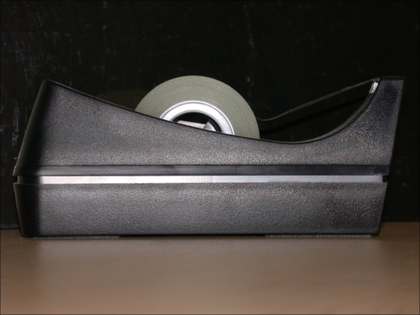
%> input picture Hough/tape.png, 420 x 315 px, shrunk from 512 x 384 before the run
$ octave test.m   (GNU Octave 9; MATLAB toolbox functions it lacks are replaced by stand-ins)
%> lines starting %> are read from the running program, lines starting %| are printed output that depends on the picture; in (x1, y1, x2, y2) boxes, pixels count from 0 and x2, y2 are one past the last pixel; in counts of white or black regions, pixels touching at a corner belong together; the program's own positions count from 1
### Hough/my_imfindcircles.m
% degree: from 0 to 1 - the least number of points required for a circle
% range: how many pixel-error can be stood for a circle
function parameters = my_imfindcircles(img, degree, range)
    min_radius = 48;
    max_radius = 80;
    step_radius = 1;
    step_angle = 0.02;
    % prepare relevant parameters
    [height,length] = size(img);
    [row, column] = find(img);
    radius_split = round((max_radius - min_radius) / step_radius) + 1;
    angle_split = round(2 * pi / step_angle);

    % prepare and get hough space
    hough_space = zeros(height, length, radius_split);
    point_num = size(row, 1);

    % hough transform : (x, y) --> (a, b, r)
    % (x - a)^2 + (y - b)^2 = r^2 --> 3-dimension cone
    % a = x - r¡¤cos(theta) ; b = y - r¡¤sin(theta)
    for i = 1 : point_num
        for j = 0 : (radius_split-1)
            for k = 1 : angle_split
                a = round(row(i) - (min_radius + j * step_radius) * cos(k * step_angle));
                b = round(column(i) - (min_radius + j * step_radius) * sin(k * step_angle));
                if a > 0 && a <= height && b > 0 && b <= length
                    hough_space(a, b, j+1) = hough_space(a, b, j+1) + 1;
                end
            end
        end
    end

    % get circles
    threshold = max(max(max(hough_space)));
    nodes = find(hough_space >= threshold * degree);
    step = size(nodes, 1);
    circles = zeros(height, length);
    for i = 1 : point_num
        for j = 1 : step
            x = floor(nodes(j) / (height * length)) + 1;
            y = floor((nodes(j) - (x - 1) * (height * length)) / height) + 1;
            z = nodes(j) - (x - 1) * (height * length) - (y - 1) * height;
            r_square = (row(i) - z)^2 + (column(i) - y)^2;
            if r_square < (min_radius + (x - 1) * step_radius)^2 + range && r_square > (min_radius + (x - 1) * step_radius)^2 - range
                circles(row(i), column(i)) = 1;
            end
        end
    end

    % return the results
    for i = 1 : step
        x = floor(nodes(i) / (height * length)) + 1;
        y = floor((nodes(i) - (x - 1) * (height * length)) / height) + 1;
        z = nodes(i) - (x - 1) * (height * length) - (y - 1) * height;
        x = min_radius + (x - 1) * step_radius;
        parameters(i, :) = [z, y, x];
    end


### Hough/test.m
% read image
raw_img = imread('tape.png');
%> raw_img is the input picture: size 315x420x3 uint8; mean R, G, B 71.6, 65.5, 61
raw_img = rgb2gray(raw_img);
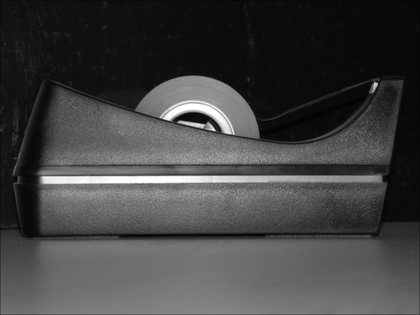
%> raw_img: size 315x420 uint8; min 2, max 255, mean 66.8

% translate to binary image
b_img = edge(raw_img, 'sobel');
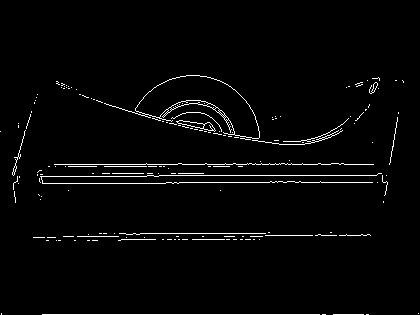
%> b_img: size 315x420 logical; 2.5% white in thin lines or dots, all inside (x1, y1, x2, y2) = (0, 75, 419, 315)
imshow(raw_img);
hold on;

% get circles' parameters (a, b, r) by hough transform
parameters = my_imfindcircles(b_img, 0.5, 5);
%> in my_imfindcircles, `[row, column] = find(img);`: row = 3265 values from 76 to 315; column = 3265 values from 1 to 419
%> in my_imfindcircles, `point_num = size(row, 1);`: point_num = 3265
%> (the run ends here)
